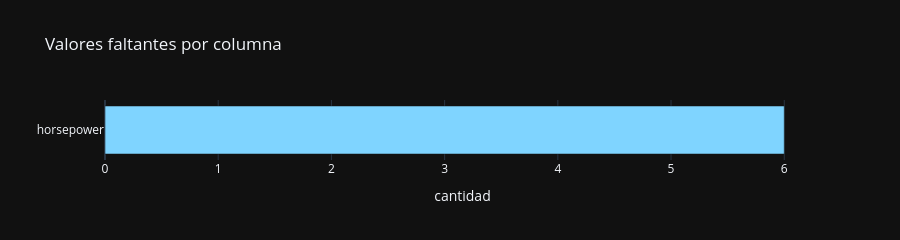

The notebook cell saved with this chart:
### Code cell
# 2.2 Valores faltantes
na = df.isna().sum(); na = na[na > 0].sort_values()
if len(na):
    display(pd.DataFrame({'faltantes': na[::-1], '%': (na[::-1]/len(df)*100).round(2)}))
    fig = px.bar(x=na.values, y=na.index, orientation='h',
                 labels={'x': 'cantidad', 'y': ''}, title='Valores faltantes por columna')
    fig.update_traces(marker_color=PRIMARY); fig.update_layout(height=80+34*len(na)); fig.show()
else:
    print('Sin valores faltantes.')

### Figure 1 — Plotly figure (JSON) as saved in the notebook; plotly's stock layout.template omitted (floating-point values rounded to 4 significant figures)
{"data": [{"hovertemplate": "cantidad=%{x}<br>=%{y}<extra></extra>", "legendgroup": "", "marker": {"color": "#7fd4ff", "pattern": {"shape": ""}}, "name": "", "orientation": "h", "showlegend": false, "textposition": "auto", "type": "bar", "x": [6], "xaxis": "x", "y": ["horsepower"], "yaxis": "y"}], "layout": {"barmode": "relative", "height": 114, "legend": {"tracegroupgap": 0}, "title": {"text": "Valores faltantes por columna"}, "xaxis": {"anchor": "y", "domain": [0.0, 1.0], "title": {"text": "cantidad"}}, "yaxis": {"anchor": "x", "domain": [0.0, 1.0], "title": {"text": ""}}}}
